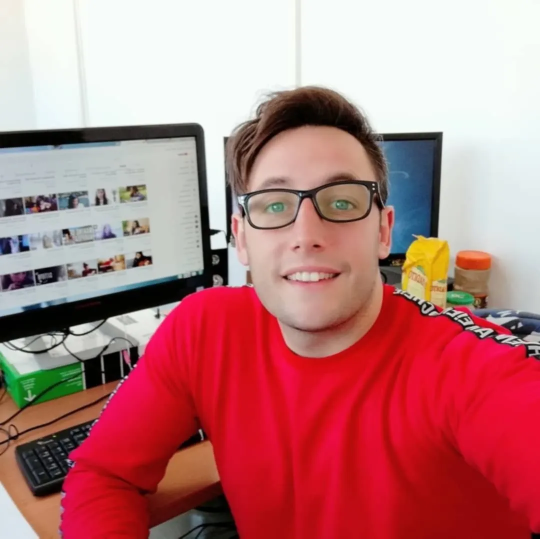
#> input picture brazo robotico/momo.jpg, 1080 x 1077 px, given in place of the camera (shown at 1/2 size)
$ python variosColores.py
#> lines starting #> are read from the running program, lines starting #| are printed output that depends on the picture; after the words box and inside, x2 and y2 are one past the last pixel; in counts of white or black regions, pixels touching at a corner belong together
import cv2
import numpy as np

def dibujar(frame, mask, color):
    contornos, _ = cv2.findContours(mask, cv2.RETR_EXTERNAL, cv2.CHAIN_APPROX_SIMPLE)
    for c in contornos:
        area = cv2.contourArea(c)
        if area > 3000:  # filtrar ruido
            m = cv2.moments(c)
            if (m["m00"] == 0): m["m00"] = 1
            x = int(m["m10"] / m["m00"])
            y = int(m["m01"] / m["m00"])
            cv2.circle(frame, (x, y), 7, (0, 255, 0), -1)
            font = cv2.FONT_HERSHEY_SIMPLEX
            cv2.putText(frame, '{},{}'.format(x, y), (x + 10, y), font, 0.75, (0, 255, 0), 1, cv2.LINE_AA)
            nuevoContorno = cv2.convexHull(c)
            cv2.drawContours(frame, [nuevoContorno], 0, color, 3)

cap = cv2.VideoCapture(0)

# 🔵 Azul (celeste-azul fuerte)
azulbajo = np.array([95, 120, 70], np.uint8)
azulalto = np.array([130, 255, 255], np.uint8)

# 🟢 Verde (más puro, sin mezclarse con el celeste)
verdebajo = np.array([35, 120, 70], np.uint8)
verdealto = np.array([85, 255, 255], np.uint8)

# 🔴 Rojo (ajustado para luz blanca/amarilla)
rojobajo1 = np.array([0, 120, 70], np.uint8)
rojoalto1 = np.array([10, 255, 255], np.uint8)
rojobajo2 = np.array([170, 120, 70], np.uint8)
rojoalto2 = np.array([180, 255, 255], np.uint8)


while True:
    ret, frame = cap.read()
#> frame is the input picture: shape (1077, 1080, 3); mean B, G, R 124.1, 122.4, 185.5
    if not ret:
        print("⚠️ No se pudo acceder a la cámara.")
        break

    frameHSV = cv2.cvtColor(frame, cv2.COLOR_BGR2HSV)
#> frameHSV: shape (1077, 1080, 3); mean H, S, V 88.3, 110.6, 190.7

    # Máscaras por color
    maskazul = cv2.inRange(frameHSV, azulbajo, azulalto)
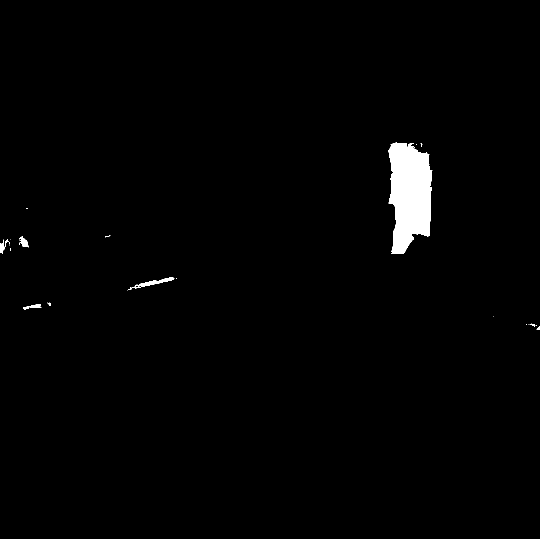
#> maskazul: shape (1077, 1080) (shown at 1/2 size); 1.4% white; 26 white regions (18 under 20 px), largest, box (x1, y1, x2, y2) and area: (777, 285, 865, 508) 14691, (264, 554, 349, 577) 494, (38, 472, 58, 495) 228
    maskverde = cv2.inRange(frameHSV, verdebajo, verdealto)
#> maskverde: shape (1077, 1080); 0.79% white; 13 white regions (11 under 20 px), largest, box (x1, y1, x2, y2) and area: (0, 713, 167, 817) 8443, (893, 587, 946, 610) 713
    maskred1 = cv2.inRange(frameHSV, rojobajo1, rojoalto1)
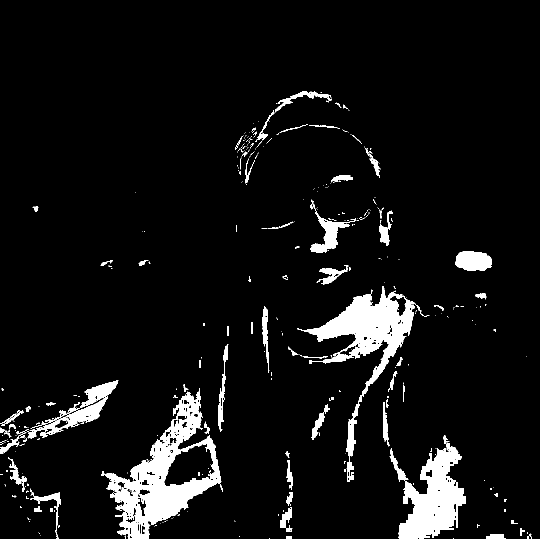
#> maskred1: shape (1077, 1080) (shown at 1/2 size); 6.9% white; 383 white regions (296 under 20 px), largest, box (x1, y1, x2, y2) and area: (202, 777, 446, 1077) 22709, (594, 572, 848, 964) 18039, (797, 885, 932, 1077) 14251
    maskred2 = cv2.inRange(frameHSV, rojobajo2, rojoalto2)
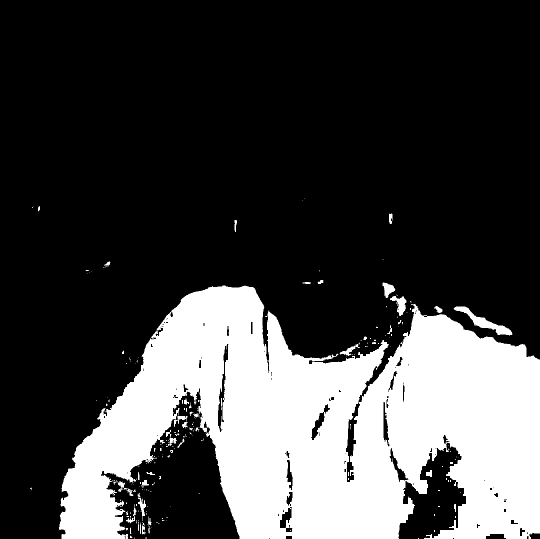
#> maskred2: shape (1077, 1080) (shown at 1/2 size); 26.7% white; 204 white regions (153 under 20 px), largest, box (x1, y1, x2, y2) and area: (118, 571, 1080, 1077) 303982, (907, 613, 1025, 671) 1670, (780, 592, 813, 632) 612
    maskred = cv2.add(maskred1, maskred2)
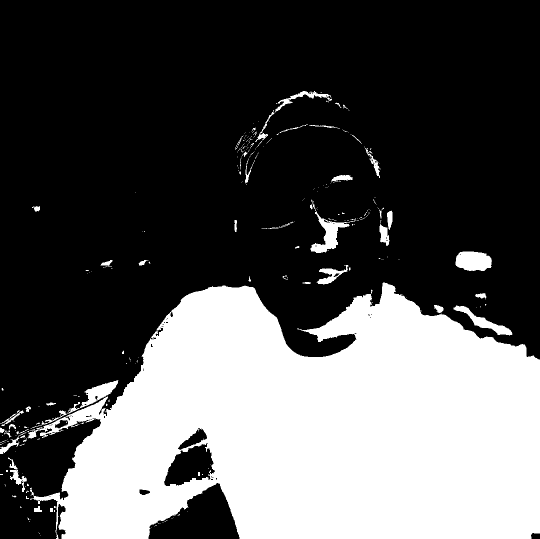
#> maskred: shape (1077, 1080) (shown at 1/2 size); 33.6% white; 288 white regions (234 under 20 px)

    # Dibujar resultados
    dibujar(frame, maskazul, (255, 0, 0))   # Azul
#> in dibujar, `contornos, _ = cv2.findContours(mask, cv2.RETR_EXTERNAL, cv2.CHAIN_APP..`: contornos = 26 contours, 20 with area under 20; largest, box (x1, y1, x2, y2) and area: (777, 285, 865, 508) 14390, (264, 554, 349, 577) 414, (38, 472, 58, 495) 186, (46, 608, 83, 620) 142, (0, 479, 19, 507) 135, (1073, 653, 1080, 660) 24
#> the loop in dibujar, `for c in contornos:` made 26 passes
#> (area, x, y, font) on pass 26: (14389.5, 819, 388, 0)
#> area on passes 1, 7, 13, 16, 18: 23.5, 141.5, 413.5, 135, 186
#> after the loop in dibujar, `for c in contornos:`:
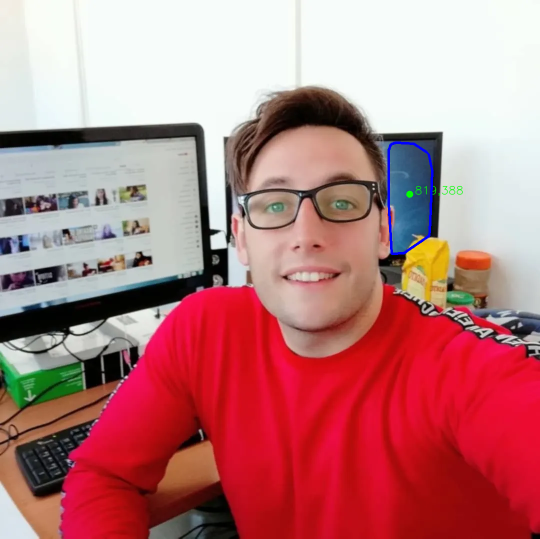
#> frame: shape (1077, 1080, 3) (shown at 1/2 size); 0.31% of pixels changed, all inside (x1, y1, x2, y2) = (775, 283, 926, 510)
    dibujar(frame, maskverde, (0, 255, 0))  # Verde
#> call 2 of dibujar, with color = (0, 255, 0)
#> in dibujar (call 2), `contornos, _ = cv2.findContours(mask, cv2.RETR_EXTERNAL, cv2.CHAIN_APP..`: contornos = 13 contours, 11 with area under 20; largest, box (x1, y1, x2, y2) and area: (0, 713, 167, 817) 8130, (893, 587, 946, 610) 662
#> the loop in dibujar (call 2), `for c in contornos:` made 13 passes
#> (area, x, y, font) on pass 7: (8130, 82, 766, 0)
#> area on pass 9: 661.5
#> after the loop in dibujar (call 2), `for c in contornos:`:
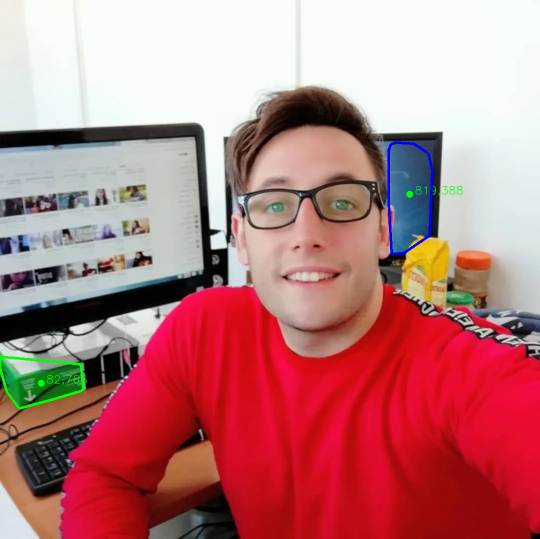
#> frame: shape (1077, 1080, 3) (shown at 1/2 size); 0.25% of pixels changed, all inside (x1, y1, x2, y2) = (0, 711, 174, 819)
    dibujar(frame, maskred, (0, 0, 255))    # Rojo
#> call 3 of dibujar, with color = (0, 0, 255)
#> in dibujar (call 3), `contornos, _ = cv2.findContours(mask, cv2.RETR_EXTERNAL, cv2.CHAIN_APP..`: contornos = 282 contours, 244 with area under 20; largest, box (x1, y1, x2, y2) and area: (54, 564, 1080, 1077) 379110, (911, 503, 984, 542) 2251, (621, 399, 713, 506) 2092, (135, 760, 237, 828) 1650, (907, 611, 1025, 671) 1581
#> the loop in dibujar (call 3), `for c in contornos:` made 282 passes
#> (area, x, y, font) on pass 102: (379109.5, 629, 857, 0)
#> area on passes 24, 29, 37, 53, 56, 60: 102, 30.5, 542, 20, 326.5, 22.5
#> after the loop in dibujar (call 3), `for c in contornos:`:
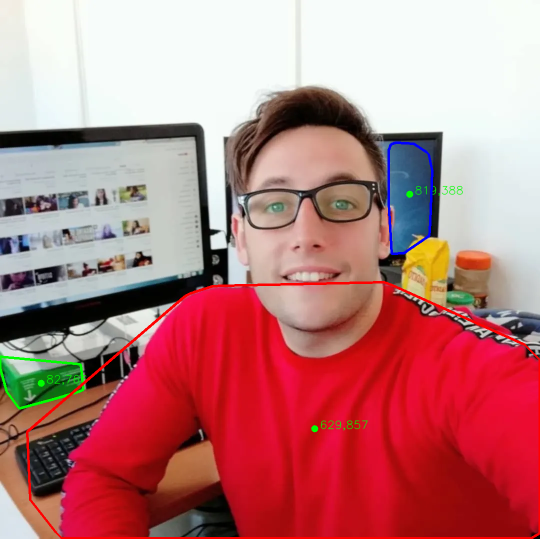
#> frame: shape (1077, 1080, 3) (shown at 1/2 size); 1.02% of pixels changed, all inside (x1, y1, x2, y2) = (52, 562, 1080, 1077)

    cv2.imshow('Detección de colores', frame)

    if cv2.waitKey(1) & 0xFF == ord('s'):  # presionar 's' para salir
#> (key Esc is pressed here)
        break

cap.release()
cv2.destroyAllWindows()
